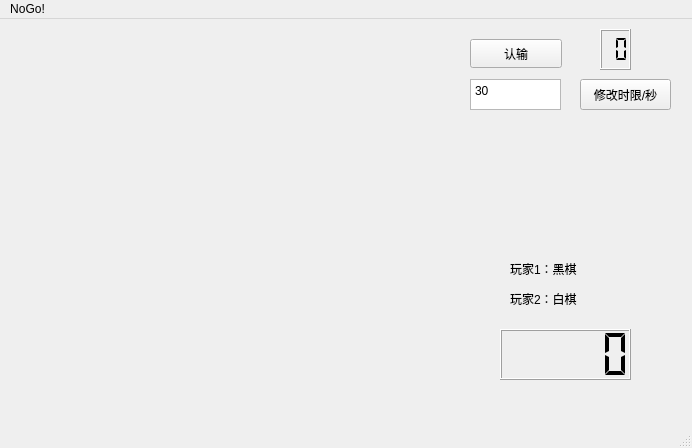
<?xml version="1.0" encoding="UTF-8"?>
<ui version="4.0">
 <class>MainWindow</class>
 <widget class="QMainWindow" name="MainWindow">
  <property name="geometry">
   <rect>
    <x>0</x>
    <y>0</y>
    <width>692</width>
    <height>448</height>
   </rect>
  </property>
  <property name="windowTitle">
   <string>MainWindow</string>
  </property>
  <widget class="QWidget" name="centralwidget">
   <widget class="QPushButton" name="pushButton">
    <property name="geometry">
     <rect>
      <x>470</x>
      <y>20</y>
      <width>92</width>
      <height>29</height>
     </rect>
    </property>
    <property name="text">
     <string>认输</string>
    </property>
   </widget>
   <widget class="QLabel" name="label">
    <property name="geometry">
     <rect>
      <x>510</x>
      <y>240</y>
      <width>121</width>
      <height>20</height>
     </rect>
    </property>
    <property name="text">
     <string>玩家1：黑棋</string>
    </property>
   </widget>
   <widget class="QLabel" name="label_2">
    <property name="geometry">
     <rect>
      <x>510</x>
      <y>270</y>
      <width>111</width>
      <height>20</height>
     </rect>
    </property>
    <property name="text">
     <string>玩家2：白棋</string>
    </property>
   </widget>
   <widget class="QTextEdit" name="setTimeLimit">
    <property name="geometry">
     <rect>
      <x>470</x>
      <y>60</y>
      <width>91</width>
      <height>31</height>
     </rect>
    </property>
    <property name="html">
     <string>&lt;!DOCTYPE HTML PUBLIC &quot;-//W3C//DTD HTML 4.0//EN&quot; &quot;http://www.w3.org/TR/REC-html40/strict.dtd&quot;&gt;
&lt;html&gt;&lt;head&gt;&lt;meta name=&quot;qrichtext&quot; content=&quot;1&quot; /&gt;&lt;meta charset=&quot;utf-8&quot; /&gt;&lt;style type=&quot;text/css&quot;&gt;
p, li { white-space: pre-wrap; }
hr { height: 1px; border-width: 0; }
li.unchecked::marker { content: &quot;\2610&quot;; }
li.checked::marker { content: &quot;\2612&quot;; }
&lt;/style&gt;&lt;/head&gt;&lt;body style=&quot; font-family:'Microsoft YaHei UI'; font-size:9pt; font-weight:400; font-style:normal;&quot;&gt;
&lt;p style=&quot; margin-top:0px; margin-bottom:0px; margin-left:0px; margin-right:0px; -qt-block-indent:0; text-indent:0px;&quot;&gt;30&lt;/p&gt;&lt;/body&gt;&lt;/html&gt;</string>
    </property>
   </widget>
   <widget class="QPushButton" name="setTimeButton">
    <property name="geometry">
     <rect>
      <x>580</x>
      <y>60</y>
      <width>91</width>
      <height>31</height>
     </rect>
    </property>
    <property name="text">
     <string>修改时限/秒</string>
    </property>
   </widget>
   <widget class="QLCDNumber" name="TimeDisplay">
    <property name="geometry">
     <rect>
      <x>500</x>
      <y>310</y>
      <width>131</width>
      <height>51</height>
     </rect>
    </property>
    <property name="font">
     <font>
      <pointsize>10</pointsize>
     </font>
    </property>
    <property name="digitCount">
     <number>5</number>
    </property>
    <property name="segmentStyle">
     <enum>QLCDNumber::Flat</enum>
    </property>
   </widget>
   <widget class="QLCDNumber" name="StepDisplay">
    <property name="geometry">
     <rect>
      <x>600</x>
      <y>10</y>
      <width>31</width>
      <height>41</height>
     </rect>
    </property>
    <property name="digitCount">
     <number>2</number>
    </property>
    <property name="segmentStyle">
     <enum>QLCDNumber::Flat</enum>
    </property>
   </widget>
  </widget>
  <widget class="QMenuBar" name="menubar">
   <property name="geometry">
    <rect>
     <x>0</x>
     <y>0</y>
     <width>692</width>
     <height>25</height>
    </rect>
   </property>
   <widget class="QMenu" name="menuNoGo">
    <property name="title">
     <string>NoGo!</string>
    </property>
   </widget>
   <addaction name="menuNoGo"/>
  </widget>
  <widget class="QStatusBar" name="statusbar"/>
 </widget>
 <resources/>
 <connections/>
</ui>
